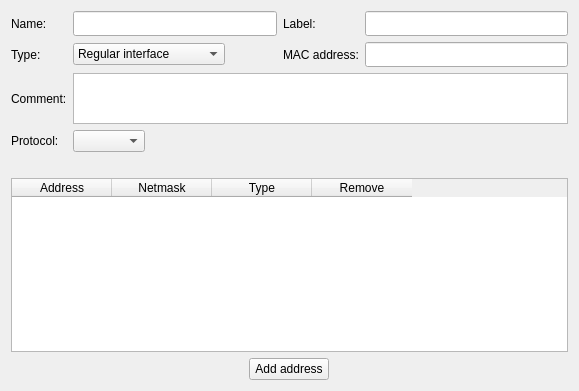
<?xml version="1.0" encoding="UTF-8"?>
<ui version="4.0">
 <class>InterfaceEditorWidget</class>
 <widget class="QWidget" name="InterfaceEditorWidget">
  <property name="geometry">
   <rect>
    <x>0</x>
    <y>0</y>
    <width>579</width>
    <height>391</height>
   </rect>
  </property>
  <property name="windowTitle">
   <string>Form</string>
  </property>
  <layout class="QGridLayout" name="gridLayout_2">
   <item row="0" column="0">
    <layout class="QGridLayout" name="gridLayout">
     <item row="0" column="0">
      <widget class="QLabel" name="label_1">
       <property name="text">
        <string>Name:</string>
       </property>
      </widget>
     </item>
     <item row="0" column="1">
      <widget class="QLineEdit" name="name">
       <property name="minimumSize">
        <size>
         <width>0</width>
         <height>25</height>
        </size>
       </property>
      </widget>
     </item>
     <item row="0" column="2">
      <widget class="QLabel" name="label_2">
       <property name="text">
        <string>Label:</string>
       </property>
      </widget>
     </item>
     <item row="0" column="3">
      <widget class="QLineEdit" name="label">
       <property name="minimumSize">
        <size>
         <width>0</width>
         <height>25</height>
        </size>
       </property>
      </widget>
     </item>
     <item row="1" column="0">
      <widget class="QLabel" name="typeLabel">
       <property name="text">
        <string>Type:</string>
       </property>
      </widget>
     </item>
     <item row="1" column="1">
      <widget class="QComboBox" name="type">
       <property name="sizePolicy">
        <sizepolicy hsizetype="Maximum" vsizetype="Fixed">
         <horstretch>0</horstretch>
         <verstretch>0</verstretch>
        </sizepolicy>
       </property>
       <item>
        <property name="text">
         <string>Regular interface</string>
        </property>
       </item>
       <item>
        <property name="text">
         <string>Dynamic address</string>
        </property>
       </item>
       <item>
        <property name="text">
         <string>Unnumbered interface</string>
        </property>
       </item>
      </widget>
     </item>
     <item row="1" column="2">
      <widget class="QLabel" name="macLabel">
       <property name="text">
        <string>MAC address:</string>
       </property>
      </widget>
     </item>
     <item row="1" column="3">
      <widget class="QLineEdit" name="mac">
       <property name="minimumSize">
        <size>
         <width>0</width>
         <height>25</height>
        </size>
       </property>
      </widget>
     </item>
     <item row="2" column="0">
      <widget class="QLabel" name="label_5">
       <property name="sizePolicy">
        <sizepolicy hsizetype="Maximum" vsizetype="Preferred">
         <horstretch>0</horstretch>
         <verstretch>0</verstretch>
        </sizepolicy>
       </property>
       <property name="text">
        <string>Comment:</string>
       </property>
      </widget>
     </item>
     <item row="2" column="1" colspan="3">
      <widget class="QTextEdit" name="comment">
       <property name="sizePolicy">
        <sizepolicy hsizetype="Expanding" vsizetype="Fixed">
         <horstretch>0</horstretch>
         <verstretch>0</verstretch>
        </sizepolicy>
       </property>
       <property name="minimumSize">
        <size>
         <width>0</width>
         <height>40</height>
        </size>
       </property>
       <property name="maximumSize">
        <size>
         <width>16777215</width>
         <height>70</height>
        </size>
       </property>
      </widget>
     </item>
     <item row="3" column="0">
      <widget class="QLabel" name="protocolLabel">
       <property name="text">
        <string>Protocol:</string>
       </property>
      </widget>
     </item>
     <item row="3" column="1">
      <widget class="QComboBox" name="protocol">
       <property name="sizePolicy">
        <sizepolicy hsizetype="Maximum" vsizetype="Fixed">
         <horstretch>0</horstretch>
         <verstretch>0</verstretch>
        </sizepolicy>
       </property>
      </widget>
     </item>
    </layout>
   </item>
   <item row="1" column="0">
    <widget class="QLabel" name="explanation">
     <property name="text">
      <string/>
     </property>
     <property name="wordWrap">
      <bool>true</bool>
     </property>
    </widget>
   </item>
   <item row="2" column="0">
    <widget class="QTableWidget" name="addresses">
     <column>
      <property name="text">
       <string>Address</string>
      </property>
     </column>
     <column>
      <property name="text">
       <string>Netmask</string>
      </property>
     </column>
     <column>
      <property name="text">
       <string>Type</string>
      </property>
     </column>
     <column>
      <property name="text">
       <string>Remove</string>
      </property>
     </column>
    </widget>
   </item>
   <item row="3" column="0">
    <layout class="QHBoxLayout" name="horizontalLayout">
     <item>
      <widget class="QPushButton" name="addAddress">
       <property name="sizePolicy">
        <sizepolicy hsizetype="Maximum" vsizetype="Fixed">
         <horstretch>0</horstretch>
         <verstretch>0</verstretch>
        </sizepolicy>
       </property>
       <property name="text">
        <string>Add address</string>
       </property>
      </widget>
     </item>
    </layout>
   </item>
  </layout>
 </widget>
 <resources/>
 <connections>
  <connection>
   <sender>name</sender>
   <signal>textEdited(QString)</signal>
   <receiver>InterfaceEditorWidget</receiver>
   <slot>nameEdited(QString)</slot>
   <hints>
    <hint type="sourcelabel">
     <x>140</x>
     <y>31</y>
    </hint>
    <hint type="destinationlabel">
     <x>6</x>
     <y>69</y>
    </hint>
   </hints>
  </connection>
  <connection>
   <sender>addAddress</sender>
   <signal>clicked()</signal>
   <receiver>InterfaceEditorWidget</receiver>
   <slot>addNewAddress()</slot>
   <hints>
    <hint type="sourcelabel">
     <x>289</x>
     <y>456</y>
    </hint>
    <hint type="destinationlabel">
     <x>289</x>
     <y>238</y>
    </hint>
   </hints>
  </connection>
  <connection>
   <sender>type</sender>
   <signal>currentIndexChanged(int)</signal>
   <receiver>InterfaceEditorWidget</receiver>
   <slot>typeChanged(int)</slot>
   <hints>
    <hint type="sourcelabel">
     <x>139</x>
     <y>123</y>
    </hint>
    <hint type="destinationlabel">
     <x>4</x>
     <y>168</y>
    </hint>
   </hints>
  </connection>
  <connection>
   <sender>addresses</sender>
   <signal>cellChanged(int,int)</signal>
   <receiver>InterfaceEditorWidget</receiver>
   <slot>addressChanged(int,int)</slot>
   <hints>
    <hint type="sourcelabel">
     <x>53</x>
     <y>430</y>
    </hint>
    <hint type="destinationlabel">
     <x>3</x>
     <y>314</y>
    </hint>
   </hints>
  </connection>
  <connection>
   <sender>protocol</sender>
   <signal>currentIndexChanged(QString)</signal>
   <receiver>InterfaceEditorWidget</receiver>
   <slot>protocolChanged(QString)</slot>
   <hints>
    <hint type="sourcelabel">
     <x>102</x>
     <y>309</y>
    </hint>
    <hint type="destinationlabel">
     <x>5</x>
     <y>278</y>
    </hint>
   </hints>
  </connection>
 </connections>
 <slots>
  <slot>nameEdited(QString)</slot>
  <slot>closeTab(int)</slot>
  <slot>addNewAddress()</slot>
  <slot>typeChanged(int)</slot>
  <slot>addressChanged(int,int)</slot>
  <slot>addressChanged(int,int,int,int)</slot>
  <slot>protocolChanged(QString)</slot>
 </slots>
</ui>
